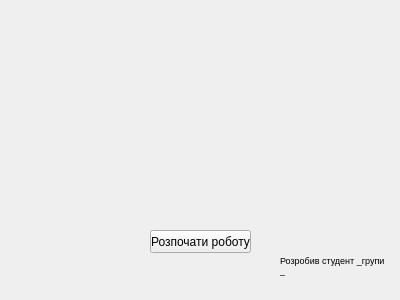
<?xml version="1.0" encoding="UTF-8"?>
<ui version="4.0">
 <class>StartForm</class>
 <widget class="QWidget" name="StartForm">
  <property name="geometry">
   <rect>
    <x>0</x>
    <y>0</y>
    <width>400</width>
    <height>300</height>
   </rect>
  </property>
  <property name="minimumSize">
   <size>
    <width>400</width>
    <height>300</height>
   </size>
  </property>
  <property name="maximumSize">
   <size>
    <width>400</width>
    <height>300</height>
   </size>
  </property>
  <property name="windowTitle">
   <string>Початок роботи</string>
  </property>
  <widget class="QPushButton" name="pushButton_StartProg">
   <property name="geometry">
    <rect>
     <x>150</x>
     <y>230</y>
     <width>101</width>
     <height>23</height>
    </rect>
   </property>
   <property name="text">
    <string>Розпочати роботу</string>
   </property>
  </widget>
  <widget class="QLabel" name="label">
   <property name="geometry">
    <rect>
     <x>280</x>
     <y>240</y>
     <width>111</width>
     <height>51</height>
    </rect>
   </property>
   <property name="font">
    <font>
     <pointsize>7</pointsize>
    </font>
   </property>
   <property name="text">
    <string>Розробив студент _групи _</string>
   </property>
   <property name="wordWrap">
    <bool>true</bool>
   </property>
  </widget>
  <widget class="QLabel" name="label_2">
   <property name="geometry">
    <rect>
     <x>0</x>
     <y>0</y>
     <width>401</width>
     <height>221</height>
    </rect>
   </property>
   <property name="text">
    <string/>
   </property>
   <property name="pixmap">
    <pixmap>img.jpg</pixmap>
   </property>
   <property name="scaledContents">
    <bool>true</bool>
   </property>
  </widget>
  <zorder>label_2</zorder>
  <zorder>label</zorder>
  <zorder>pushButton_StartProg</zorder>
 </widget>
 <resources/>
 <connections/>
</ui>
